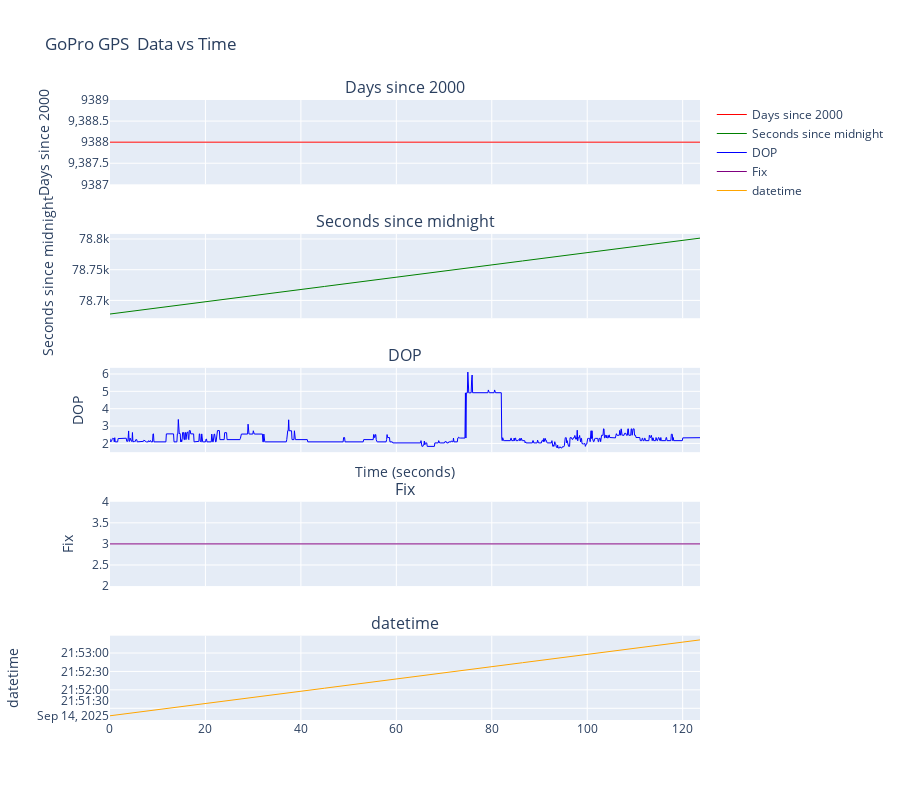

Notebook code for this chart:
### Code cell
# days since 2000, secs since midnight (ms precision), DOP, fix (0, 2D or 3D)


fig = make_subplots(
    rows=5, cols=1,
    subplot_titles=('Days since 2000', 'Seconds since midnight', 'DOP', 'Fix', 'datetime'),
    vertical_spacing=0.08,
    shared_xaxes=True
)

# days since 2000
fig.add_trace(
    go.Scatter(x=gps_t, y=gps[:, 5], 
               mode='lines', 
               name='Days since 2000',
               line=dict(color='red', width=1)),
    row=1, col=1
)

# Add Y-axis acceleration (row 2)  
fig.add_trace(
    go.Scatter(x=gps_t, y=gps[:, 6], 
               mode='lines', 
               name='Seconds since midnight',
               line=dict(color='green', width=1)),
    row=2, col=1
)

# DOP
fig.add_trace(
    go.Scatter(x=gps_t, y=gps[:, 7], 
               mode='lines', 
               name='DOP',
               line=dict(color='blue', width=1)),
    row=3, col=1
)

# fix
fig.add_trace(
    go.Scatter(x=gps_t, y=gps[:, 8], 
               mode='lines', 
               name='Fix',
               line=dict(color='purple', width=1)),
    row=4, col=1
)

# datetime
fig.add_trace(
    go.Scatter(x=gps_t, y=gps_datetime, 
               mode='lines', 
               name='datetime',
               line=dict(color='orange', width=1)),
    row=5, col=1
)

# Update layout
fig.update_layout(
    height=800,
    title_text="GoPro GPS  Data vs Time",
    showlegend=True
)

# Update x-axis labels
fig.update_xaxes(title_text="Time (seconds)", row=3, col=1)

# Update y-axis labels
fig.update_yaxes(title_text="Days since 2000", row=1, col=1)
fig.update_yaxes(title_text="Seconds since midnight", row=2, col=1)
fig.update_yaxes(title_text="DOP", row=3, col=1)
fig.update_yaxes(title_text="Fix", row=4, col=1)
fig.update_yaxes(title_text="datetime", row=5, col=1)

fig.show()

### Figure 1 — Plotly figure (JSON) as saved in the notebook; plotly's stock layout.template omitted (floating-point values rounded to 4 significant figures; data arrays with more than 128 entries replaced by an {"elided": "..."} marker saying what was removed)
{"data": [{"line": {"color": "red", "width": 1}, "mode": "lines", "name": "Days since 2000", "type": "scatter", "x": {"elided": "1237 float values"}, "xaxis": "x", "y": {"elided": "1237 float values"}, "yaxis": "y"}, {"line": {"color": "green", "width": 1}, "mode": "lines", "name": "Seconds since midnight", "type": "scatter", "x": {"elided": "1237 float values"}, "xaxis": "x2", "y": {"elided": "1237 float values"}, "yaxis": "y2"}, {"line": {"color": "blue", "width": 1}, "mode": "lines", "name": "DOP", "type": "scatter", "x": {"elided": "1237 float values"}, "xaxis": "x3", "y": {"elided": "1237 float values"}, "yaxis": "y3"}, {"line": {"color": "purple", "width": 1}, "mode": "lines", "name": "Fix", "type": "scatter", "x": {"elided": "1237 float values"}, "xaxis": "x4", "y": {"elided": "1237 float values"}, "yaxis": "y4"}, {"line": {"color": "orange", "width": 1}, "mode": "lines", "name": "datetime", "type": "scatter", "x": {"elided": "1237 float values"}, "xaxis": "x5", "y": {"elided": "1237 str values"}, "yaxis": "y5"}], "layout": {"annotations": [{"font": {"size": 16}, "showarrow": false, "text": "Days since 2000", "x": 0.5, "xanchor": "center", "xref": "paper", "y": 1.0, "yanchor": "bottom", "yref": "paper"}, {"font": {"size": 16}, "showarrow": false, "text": "Seconds since midnight", "x": 0.5, "xanchor": "center", "xref": "paper", "y": 0.784, "yanchor": "bottom", "yref": "paper"}, {"font": {"size": 16}, "showarrow": false, "text": "DOP", "x": 0.5, "xanchor": "center", "xref": "paper", "y": 0.568, "yanchor": "bottom", "yref": "paper"}, {"font": {"size": 16}, "showarrow": false, "text": "Fix", "x": 0.5, "xanchor": "center", "xref": "paper", "y": 0.352, "yanchor": "bottom", "yref": "paper"}, {"font": {"size": 16}, "showarrow": false, "text": "datetime", "x": 0.5, "xanchor": "center", "xref": "paper", "y": 0.136, "yanchor": "bottom", "yref": "paper"}], "height": 800, "showlegend": true, "title": {"text": "GoPro GPS  Data vs Time"}, "xaxis": {"anchor": "y", "domain": [0, 1], "matches": "x5", "showticklabels": false}, "xaxis2": {"anchor": "y2", "domain": [0, 1], "matches": "x5", "showticklabels": false}, "xaxis3": {"anchor": "y3", "domain": [0, 1], "matches": "x5", "showticklabels": false, "title": {"text": "Time (seconds)"}}, "xaxis4": {"anchor": "y4", "domain": [0, 1], "matches": "x5", "showticklabels": false}, "xaxis5": {"anchor": "y5", "domain": [0, 1]}, "yaxis": {"anchor": "x", "domain": [0.864, 1.0], "title": {"text": "Days since 2000"}}, "yaxis2": {"anchor": "x2", "domain": [0.648, 0.784], "title": {"text": "Seconds since midnight"}}, "yaxis3": {"anchor": "x3", "domain": [0.432, 0.568], "title": {"text": "DOP"}}, "yaxis4": {"anchor": "x4", "domain": [0.216, 0.352], "title": {"text": "Fix"}}, "yaxis5": {"anchor": "x5", "domain": [0, 0.136], "title": {"text": "datetime"}}}}
